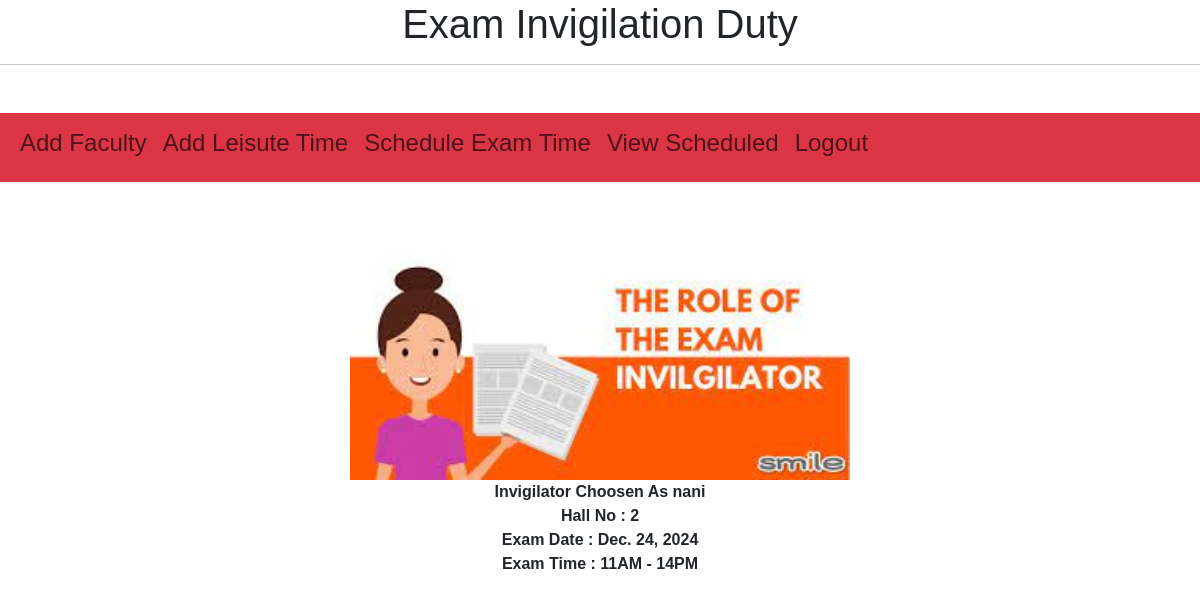
The app's page /confirm/nani, older data.
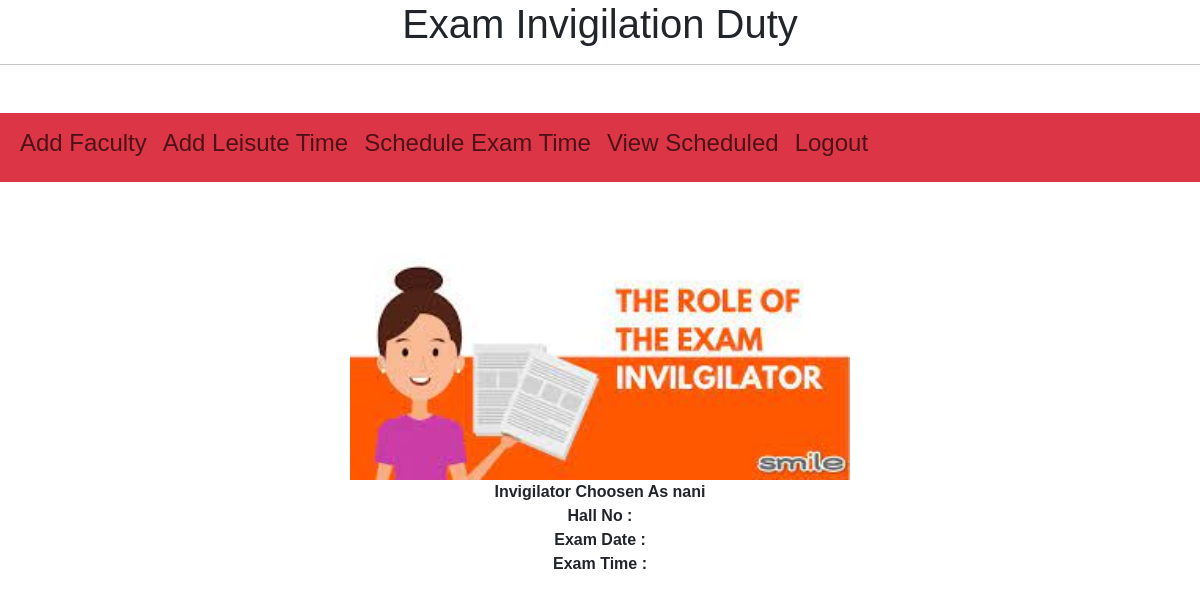
The same page, newer data.
### duty/models.py (models this page shows, shortened)
class Schedule(models.Model):
    examname=models.CharField(max_length=100)
    hall=models.IntegerField()
    Exam=(('9AM-12PM','9AM-12PM'),('10AM-13PM','10AM-13PM'),('11AM-14PM','11AM-14PM'),('12PM-15PM','12PM-15PM'),('13PM - 16PM','13PM - 16PM'),('14PM - 17PM','14PM - 17PM'),('15PM - 16PM','15PM - 16PM'))
    examtime=models.CharField(max_length=100,choices=Exam)
    examdate=models.DateField()
    facultyname1=models.ForeignKey(AddFaculty,on_delete=models.CASCADE)

### duty/views.py (the view)
# urls.py: path("confirm/<facultyname>",confirm,name='confirm'),
def confirm(request,facultyname):
    res=''
    print(facultyname)
    try:
        q=Schedule.objects.all().last()
        if not q.facultyname1.faculty_name == facultyname:
            q.delete()
            messages.error(request,"selected wrong faculty")
            return redirect("ScheduleExam")
        else:
            res=Schedule.objects.all().last()
    except Exception as e:
        print(e)
    context={'q':res,'faculty':facultyname}
    return render(request,"confirm.html",context)

### duty/templates/confirm.html (shortened to what this page needs)
{% extends "base.html" %}
{%block start%}
{% load static %}
<h1>Exam Invigilation Duty</h1>
<hr>
<nav class="navbar navbar-expand-lg bg-danger mt-5">
    <div class="container-fluid">
      <div class="collapse navbar-collapse" >
        <ul class="navbar-nav  mb-lg-0">
          <li class="nav-item">
            <h4><a class="nav-link "  href="/AddFaculty/">Add Faculty</a></h4>
          </li>
          <li class="nav-item">
            <h4><a class="nav-link" href="/AddLeisure/">Add Leisute Time</a></h4>
          </li>
          <li class="nav-item">
            <h4><a class="nav-link " href="/ScheduleExam/" >Schedule Exam Time</a></h4>
          </li>
          <li class="nav-item">
            <h4><a class="nav-link mx-auto" href="/ViewSchedule/" >View Scheduled</a></h4>
          </li>
          <li class="nav-item">
            <h4><a class="nav-link " href="/logout_page/" >Logout</a></h4>
          </li>
        </ul>
      </div>
    </div>
  </nav>
 <center> <img class="mt-5" src="{% static 'mysite/images/tra.jpg' %}" width="500px" ></center>
 <center><b>{{q.exam}} Invigilator Choosen As {{faculty}}</b></center>
 <center><b>Hall No : {{q.hall}}</b></center>
 <center><b>Exam Date :  {{q.examdate}}</b></center>
 <center><b>Exam Time :  {{q.examtime}}</b></center>
{%endblock%}

Row changes from the older to the newer data that the page shows:
removed Schedule: hall "2", examdate "Dec. 24, 2024", examtime "11AM - 14PM"
